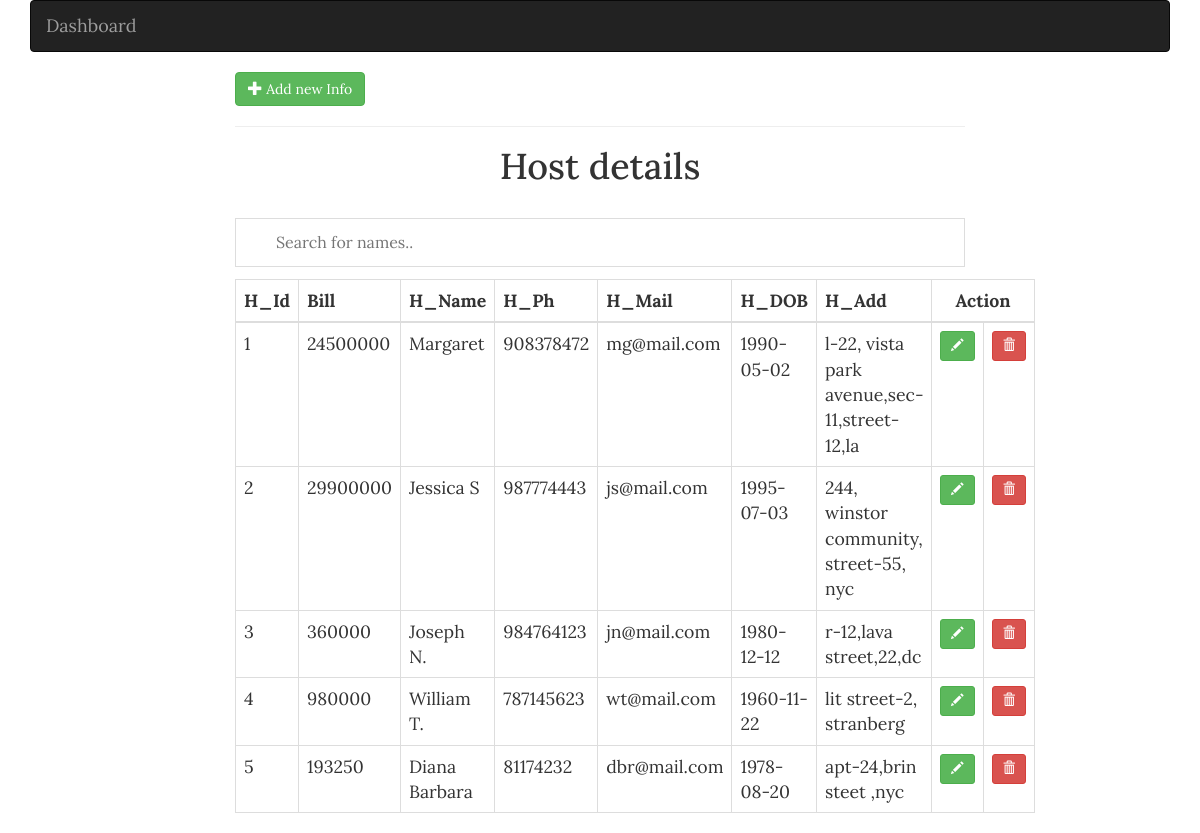
The page /admin/host/hostList.php on the database its author committed.
### tables this page shows
CREATE TABLE `host` (
  `H_Id` varchar(50) NOT NULL,
  `Bill` varchar(50) NOT NULL,
  `H_Name` varchar(50) NOT NULL,
  `H_Ph` int(10) NOT NULL,
  `H_Mail` varchar(250) NOT NULL,
  `H_DOB` date NOT NULL,
  `H_Add` varchar(250) NOT NULL
);

### admin/host/hostLogic.php (called while the page is built, shortened)
<?php
  function getAllRoles(){
    $sql = "SELECT h_id, bill,h_name,h_ph,h_mail,h_dob,h_add FROM host";
    $host = getMultipleRecords($sql);
    return $host;
  }

### config.php (called while the page is built, shortened)
<?php
	$conn = new mysqli("localhost", "root", "", "event");
	function getMultipleRecords($sql, $types = null, $params = []) {
  global $conn;
  $stmt = $conn->prepare($sql);
  $stmt->execute();
  $result = $stmt->get_result();
  $user = $result->fetch_all(MYSQLI_ASSOC);
  return $user;
}
?>

### admin/host/hostList.php (the view, shortened to what this page needs)
<?php include('../../config.php') ?>
<?php include(ROOT_PATH . '/admin/host/hostLogic.php') ?>
<?php
  $host = getAllRoles();
?>
<!DOCTYPE html>
<html>
<head>
  <link rel="stylesheet" href="https://cdnjs.cloudflare.com/ajax/libs/twitter-bootstrap/3.3.7/css/bootstrap.min.css" />
  <link rel="stylesheet" href="../../static/css/style.css">
</head>
<body>
  <?php include(INCLUDE_PATH . "/layouts/admin_navbar.php") ?>
  <div class="col-md-8 col-md-offset-2">
    <a href="hostForm.php" class="btn btn-success">
      <span class="glyphicon glyphicon-plus"></span>
      Add new Info
    </a>
    <hr>
    <h1 class="text-center">Host details</h1>
    <br />
    <?php if (isset($host)): ?>
      <input type="text" id="myInput" onkeyup="myFunction()" placeholder="Search for names..">
      <table class="table table-bordered" id="myTable_h">
        <thead>
          <tr>
            <th>H_Id</th>
            <th>Bill</th>
            <th>H_Name</th>
            <th>H_Ph</th>
            <th>H_Mail</th>
            <th>H_DOB</th>
            <th>H_Add</th>
            <th class="text-center" colspan=2>Action</th>
          </tr>
        </thead>
        <tbody>
          <?php foreach ($host as $key => $value): ?>
            <tr>
              <td><?php echo $value['h_id'] ?></td>
              <td><?php echo $value['bill'] ?></td>
              <td><?php echo $value['h_name'] ?></td>
              <td><?php echo $value['h_ph'] ?></td>
              <td><?php echo $value['h_mail'] ?></td>
              <td><?php echo $value['h_dob'] ?></td>
              <td><?php echo $value['h_add'] ?></td>
              <td class="text-center">
                <a href="<?php echo BASE_URL ?>admin/host/hostForm.php?edit_role=<?php echo $value['h_id'] ?>" class="btn btn-sm btn-success">
                  <span class="glyphicon glyphicon-pencil"></span>
                </a>
              </td>
              <td class="text-center">
                <a href="<?php echo BASE_URL ?>admin/host/hostForm.php?delete_role=<?php echo $value['h_id'] ?>" class="btn btn-sm btn-danger">
                  <span class="glyphicon glyphicon-trash"></span>
                </a>
              </td>
            </tr>
          <?php endforeach; ?>
        </tbody>
      </table>
    <?php else: ?>
      <h2 class="text-center">No info in table</h2>
    <?php endif; ?>
  </div>
  <?php include(INCLUDE_PATH . "/layouts/footer.php") ?>
</body>
</html>

### assets/css/style.css (style rules this page uses)
* { font-family: 'Lora', serif; font-size: 1.04em; }

### admin/host/hostList.php (style rules this page uses)
#myInput { background-image: url('/css/searchicon.png'); background-position: 10px 12px; background-repeat: no-repeat; width: 100%; font-size: 16px; padding: 12px 20px 12px 40px; border: 1px solid #ddd; margin-bottom: 12px; }

### rows shown on the page
host: H_Id "1", Bill "24500000", H_Name "Margaret", H_Ph "908378472", H_Mail "mg@mail.com", H_DOB "1990-05-02", H_Add "l-22, vista park avenue,sec-11,street-12,la"
host: H_Id "2", Bill "29900000", H_Name "Jessica S", H_Ph "987774443", H_Mail "js@mail.com", H_DOB "1995-07-03", H_Add "244, winstor community, street-55, nyc"
host: H_Id "3", Bill "360000", H_Name "Joseph N.", H_Ph "984764123", H_Mail "jn@mail.com", H_DOB "1980-12-12", H_Add "r-12,lava street,22,dc"
host: H_Id "4", Bill "980000", H_Name "William T.", H_Ph "787145623", H_Mail "wt@mail.com", H_DOB "1960-11-22", H_Add "lit street-2, stranberg"
host: H_Id "5", Bill "193250", H_Name "Diana Barbara", H_Ph "81174232", H_Mail "dbr@mail.com", H_DOB "1978-08-20", H_Add "apt-24,brin steet ,nyc"
